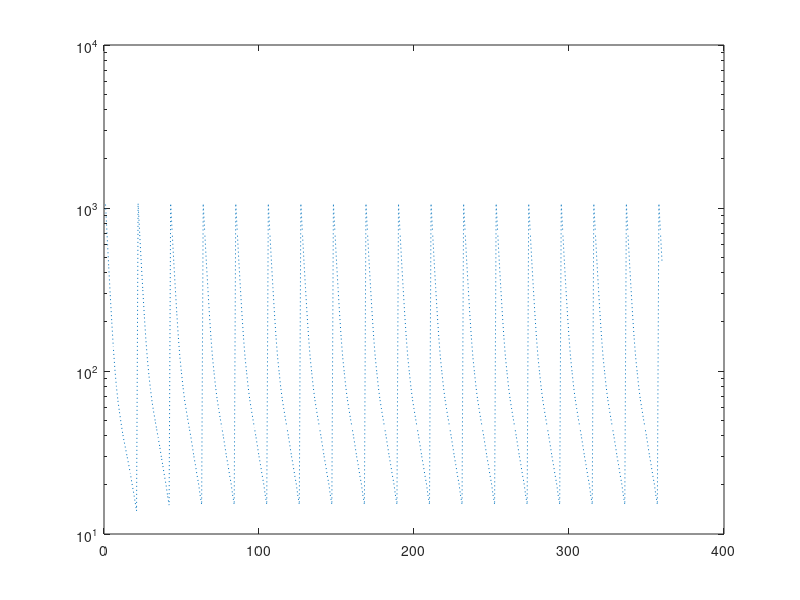

Source code (MATLAB): (Note: this script raises an error after producing the figure.)

%%%%%%%%%%%%%%%%%%%%%%%%%%%%%%%%%%%%%%%%%%%%%%%%%%%%%%%%%%%%%%%%%%%%%%%%%%%%%%%%%%%%%%%%%%%%%%%%%%%%%%%%%%%%%%%%%%%%%%%%%

%% This function is used to plot the dynamic change curve of bevacizumab concentration

%%%%%%%%%%%%%%%%%%%%%%%%%%%%%%%%%%%%%%%%%%%%%%%%%%%%%%%%%%%%%%%%%%%%%%%%%%%%%%%%%%%%%%%%%%%%%%%%%%%%%%%%%%%%%%%%%%%%%%%%%

function Picture_PK_model_bevacizumab()

sample = 1000;

load('./VP/VP_central.mat');

load('./VP/VP_peripheral.mat');

%% Plot the solution curve for each PK model

% for i=1:sample
%     P = semilogy(VP_central(:,1),VP_central(:,i+1));
%     P.LineWidth = 3; 
%     P.Color = [30 144 255]./255;
%     hold on;
% end

%% Plot the 95% confidence interval and average curve of the PK model

% 100% Confidence interval
% P_up = semilogy(VP_central(:,1),max(VP_central(:,2:sample+1),[],2),':');
% P_up.LineWidth = 2; 
% P_up.Color = [135 206 255]./255;
% hold on

% P_down = semilogy(VP_central(:,1),min(VP_central(:,2:sample+1),[],2),':');
% P_down.LineWidth = 2; 
% P_down.Color = [135 206 255]./255;
% hold on

figure(1)

S_95CI = sort(VP_central(:,2:sample+1),2);

P_up_central = semilogy(VP_central(:,1),S_95CI(:,26),':');
P_up_central.LineWidth = 2; 
P_up_central.Color = [135 206 255]./255;
hold on

P_down_central = semilogy(VP_central(:,1),S_95CI(:,975),':');
P_down_central.LineWidth = 2; 
P_down_central.Color = [135 206 255]./255;
hold on


t_line_central=[VP_central(:,1);flipud(VP_central(:,1))];
drug_line_central=[S_95CI(:,26);flipud(S_95CI(:,975))];
P_fill_central=fill(t_line_central, drug_line_central,[135 206 255]./255,'FaceAlpha',0.25,'EdgeColor','none');
hold on

P_mean_central = semilogy(VP_central(:,1),mean(VP_central(:,2:sample+1),2));
P_mean_central.LineWidth = 2; 
P_mean_central.Color = [30 144 255]./255;
grid on;

%% Plot experimental data points

x_errorbar = [4 6 12 20 26 30 35 43 47 50 55 65];
y_errorbar = [265 185 95 50 350 240 150 75 400 300 190 70];
yneg = [135 115 55 30 150 90 70 45 200 150 110 50];
ypos = [135 115 55 30 150 90 70 45 200 150 110 50];
P_errorbar = errorbar(x_errorbar,y_errorbar,yneg,ypos,'o','Color',[255 105 180]./255,'MarkerSize',8,'MarkerEdgeColor',[255 105 180]./255,'MarkerFaceColor',[255 105 180]./255);

%% Output image setting

% Set coordinate range
set(gca,'XLim',[1 360]);
set(gca,'YLim',[10 1400]);
% Set outer border
set(gca,'Linewidth',1);
% Set font size
set(gca,'FontSize',14);
% Set font name
set(gca,'FontName','Times New Roman');
% Set legend
legend([P_fill_central P_mean_central P_errorbar],{' 95% Confidence interval',' Mean (numerical calculation)',' Clinically measured mean ± SD'})
% Set label
xlabel('Time (day)');
ylabel('Bevacizumab concentration ($\mu$g/mL)','Interpreter','latex');
% Set the image name, format, and resolution
set(gcf,'unit','centimeters','position',[2 2 50 10])
print('Picture_Bevacizumab_serum_concentration','-dpng','-r600')

figure(2)

S_95CI_peripheral = sort(VP_peripheral(:,2:sample+1),2);

P_up_peripheral = semilogy(VP_peripheral(:,1),S_95CI_peripheral(:,26),':');
P_up_peripheral.LineWidth = 2; 
P_up_peripheral.Color = [135 206 255]./255;
hold on

P_down_peripheral = semilogy(VP_peripheral(:,1),S_95CI_peripheral(:,975),':');
P_down_peripheral.LineWidth = 2; 
P_down_peripheral.Color = [135 206 255]./255;
hold on


t_line_peripheral=[VP_peripheral(:,1);flipud(VP_peripheral(:,1))];
drug_line_peripheral=[S_95CI_peripheral(:,26);flipud(S_95CI_peripheral(:,975))];
P_fill_peripheral=fill(t_line_peripheral, drug_line_peripheral,[135 206 255]./255,'FaceAlpha',0.25,'EdgeColor','none');
hold on

P_mean_peripheral = semilogy(VP_peripheral(:,1),mean(VP_peripheral(:,2:sample+1),2));
P_mean_peripheral.LineWidth = 2; 
P_mean_peripheral.Color = [30 144 255]./255;
grid on;

%% Output image setting

% Set coordinate range
set(gca,'XLim',[1 360]);
set(gca,'YLim',[1 600]);
% Set outer border
set(gca,'Linewidth',1);
% Set font size
set(gca,'FontSize',14);
% Set font name
set(gca,'FontName','Times New Roman');
% Set legend
legend([P_fill_peripheral P_mean_peripheral],{' 95% Confidence interval',' Mean (numerical calculation)'})
% Set label
xlabel('Time (day)');
ylabel('Bevacizumab peripheral concentration ($\mu$g/mL)','Interpreter','latex');
% Set the image name, format, and resolution
set(gcf,'unit','centimeters','position',[10 10 50 12])
print('Picture_Bevacizumab_peripheral_concentration','-dpng','-r600')
